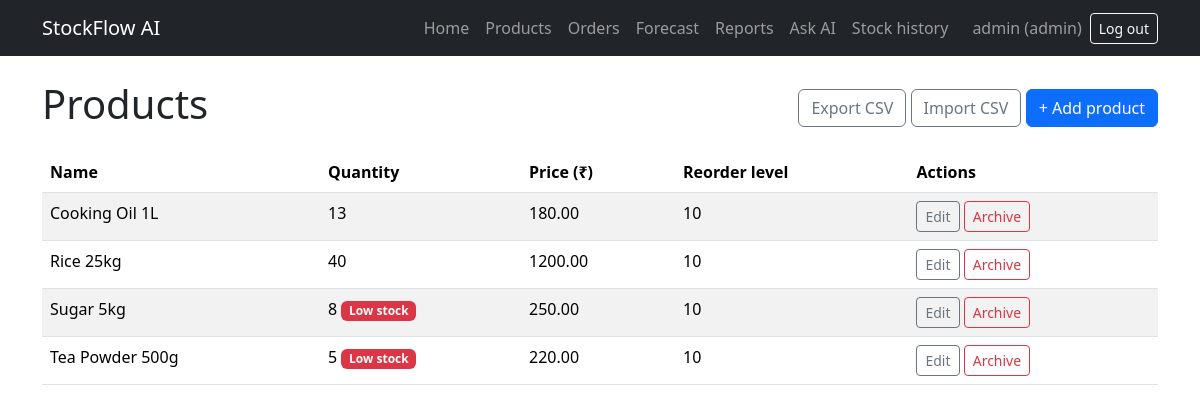
Before: /products (signed in) with the older database file.
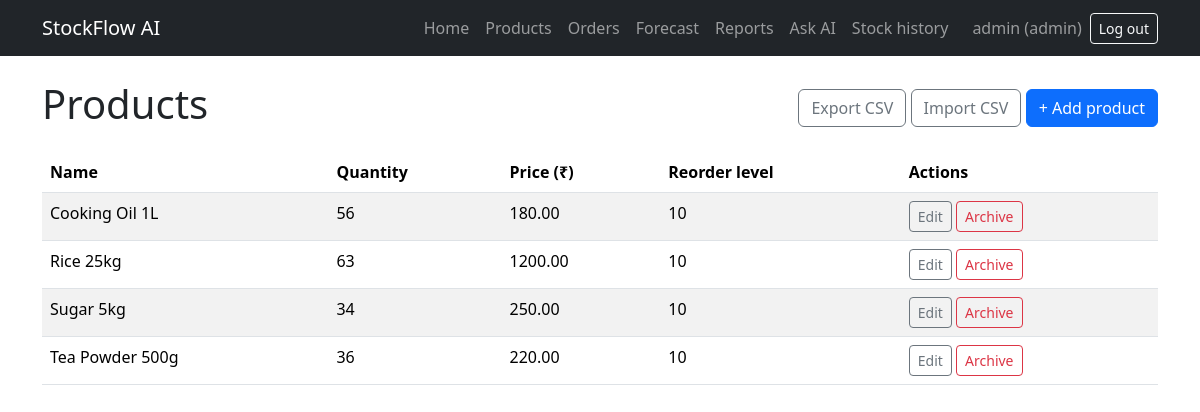
After: the same page with the newer database file.
### app/models.py (models this page shows, shortened)
class User(UserMixin, db.Model):
    __tablename__ = "users"
    id = db.Column(db.Integer, primary_key=True)
    username = db.Column(db.String(80), unique=True, nullable=False)
    password_hash = db.Column(db.String(255), nullable=False)
    role = db.Column(db.String(20), nullable=False, default="staff")
    @property
    def is_admin(self):
        return self.role == "admin"

class Product(db.Model):
    id = db.Column(db.Integer, primary_key=True)
    name = db.Column(db.String(120), unique=True, nullable=False)
    quantity = db.Column(db.Integer, nullable=False, default=0)
    price = db.Column(db.Float, nullable=False)
    reorder_level = db.Column(db.Integer, nullable=False, default=10)
    is_active = db.Column(db.Boolean, nullable=False, default=True)
    @property
    def is_low_stock(self):
        return self.quantity < self.reorder_level

### app/routes.py (the view)
    @app.route("/products")
    @login_required
    def products():
        query = (
            db.select(Product)
            .where(Product.is_active.is_(True))
            .order_by(Product.name)
        )
        product_list = db.session.execute(query).scalars().all()
        return render_template("products.html", products=product_list)

### app/auth.py (called while the page is built)
@login_manager.user_loader
def load_user(user_id):
    return db.session.get(User, int(user_id))

### app/templates/products.html (shortened to what this page needs)
{% extends "base.html" %}
{% block content %}
    <div class="d-flex justify-content-between align-items-center">
        <h1>Products</h1>
        <div>
            <a href="{{ url_for('export_products') }}" class="btn btn-outline-secondary">Export CSV</a>
            {% if current_user.is_admin %}
                <a href="{{ url_for('import_products') }}" class="btn btn-outline-secondary">Import CSV</a>
                <a href="{{ url_for('new_product') }}" class="btn btn-primary">+ Add product</a>
            {% endif %}
        </div>
    </div>
    <table class="table table-striped mt-3">
        <thead>
            <tr>
                <th>Name</th>
                <th>Quantity</th>
                <th>Price (₹)</th>
                <th>Reorder level</th>
                {% if current_user.is_admin %}<th>Actions</th>{% endif %}
            </tr>
        </thead>
        <tbody>
            {% for product in products %}
                <tr>
                    <td>{{ product.name }}</td>
                    <td>
                        {{ product.quantity }}
                        {% if product.is_low_stock %}
                            <span class="badge bg-danger">Low stock</span>
                        {% endif %}
                    </td>
                    <td>{{ "%.2f"|format(product.price) }}</td>
                    <td>{{ product.reorder_level }}</td>
                    {% if current_user.is_admin %}
                        <td>
                            <a href="{{ url_for('edit_product', product_id=product.id) }}"
                               class="btn btn-sm btn-outline-secondary">Edit</a>
                            <form method="post"
                                  action="{{ url_for('archive_product', product_id=product.id) }}"
                                  class="d-inline"
                                  onsubmit="return confirm('Archive this product?');">
                                <button type="submit" class="btn btn-sm btn-outline-danger">Archive</button>
                            </form>
                        </td>
                    {% endif %}
                </tr>
            {% else %}
                <tr><td colspan="5">No products yet.</td></tr>
            {% endfor %}
        </tbody>
    </table>
{% endblock %}

### app/templates/base.html (shortened to what this page needs)
<!DOCTYPE html>
<html lang="en">
<head>
    <link href="https://cdn.jsdelivr.net/npm/bootstrap@5.3.3/dist/css/bootstrap.min.css" rel="stylesheet">
</head>
<body>
    <nav class="navbar navbar-expand navbar-dark bg-dark">
        <div class="container">
            <a class="navbar-brand" href="{{ url_for('home') }}">StockFlow AI</a>
            <div class="navbar-nav align-items-center">
                <a class="nav-link" href="{{ url_for('home') }}">Home</a>
                {% if current_user.is_authenticated %}
                    <a class="nav-link" href="{{ url_for('products') }}">Products</a>
                    <a class="nav-link" href="{{ url_for('orders') }}">Orders</a>
                    <a class="nav-link" href="{{ url_for('forecast') }}">Forecast</a>
                    {% if current_user.is_admin %}
                        <a class="nav-link" href="{{ url_for('reports') }}">Reports</a>
                        <a class="nav-link" href="{{ url_for('ask') }}">Ask AI</a>
                        <a class="nav-link" href="{{ url_for('stock_history') }}">Stock history</a>
                    {% endif %}
                    <span class="navbar-text ms-3 me-2">
                        {{ current_user.username }} ({{ current_user.role }})
                    </span>
                    <form method="post" action="{{ url_for('logout') }}" class="d-inline">
                        <button type="submit" class="btn btn-sm btn-outline-light">Log out</button>
                    </form>
                {% else %}
                    <a class="nav-link" href="{{ url_for('about') }}">About</a>
                    <a class="nav-link" href="{{ url_for('login') }}">Log in</a>
                {% endif %}
            </div>
        </div>
    </nav>
    <main class="container mt-4">
        {% block content %}{% endblock %}
    </main>
</body>
</html>

Changed rows visible on the page:
changed Product "Cooking Oil 1L": quantity "13" → "56"
changed Product "Rice 25kg": quantity "40" → "63"
changed Product "Sugar 5kg": quantity "8" → "34"; no longer shows "Low stock"
changed Product "Tea Powder 500g": quantity "5" → "36"; no longer shows "Low stock"
